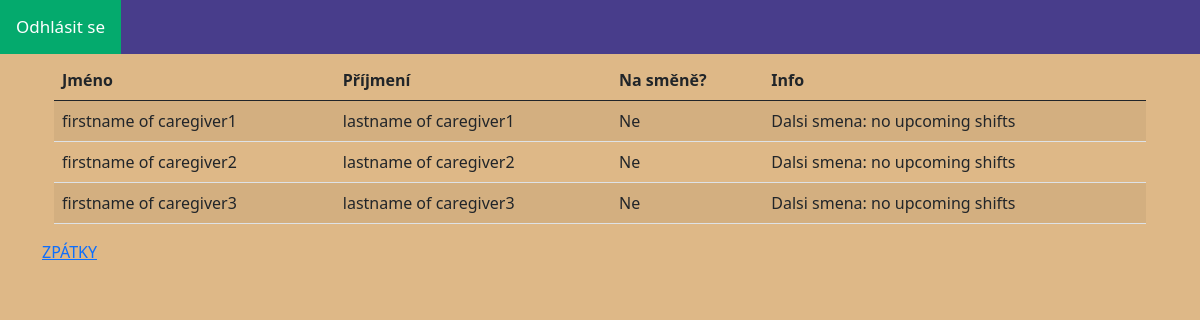
/klient/seznam-opatrovniku/ (signed in), run on an earlier commit of the app's database.
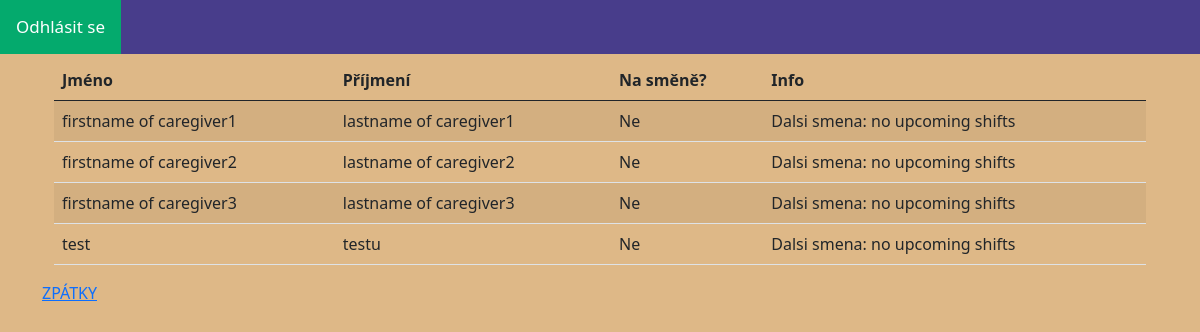
And on a later commit of the database.
### caregiver/models.py (models this page shows)
class Caregiver(models.Model):
    user = models.OneToOneField(User, on_delete=models.CASCADE, default='', related_name='caregiver_profile')
    first_name = models.CharField(max_length=150)
    surname = models.CharField(max_length=150)
    start_date = models.DateField(default=datetime.now())
    objects = models.Manager()
    class ShiftManager(models.Manager):
        def create_shift(self, caregiver, date_of_shift, start, end):
            return self.create(caregiver=caregiver, date_of_shift=date_of_shift, start=start, end=end)
    shifts = ShiftManager()

### patient/decorators.py (the view)
    def _wrapped_view(request, *args, **kwargs):
        if request.user.is_authenticated:
            groups = request.user.groups.values_list('name', flat=True)
            if 'Patients' in groups:
                return view_func(request, *args, **kwargs)
            elif 'Admins' in groups:
                messages.success(request, 'Na tuto část webu nemáte stupid.')
                return redirect('administration')
            elif 'Caregivers' in groups:
                messages.success(request, 'Na tuto část webu nemáte přístup.')
                return redirect('index_caregiver')
            else:
                messages.success(request, 'Obraťte se IT podporu.')
                return redirect('login_user')
        else:
            messages.success(request, 'Pro přístup do aplikace se přihlašte.')
            return redirect('login_user')

### patient/templates/caregivers_list.html (shortened to what this page needs)
{% extends 'base_patient.html' %}
{% block content %}
    <div class="container">
      <table class="table table-striped">
        <thead class="thead-dark">
            <tr>
                <th scope="col">Jméno</th>
                <th scope="col">Příjmení</th>
                <th scope="col">Na směně?</th>
                <th scope="col">Info</th>
            </tr>
        </thead>
        <tbody>
            {% for user_info in users_shift_info %}
            <tr>
                <td>{{ user_info.first_name }}</td>
                <td>{{ user_info.last_name }}</td>
                <td>{% if user_info.on_shift %} Ano {% else %} Ne {% endif %}</td>
                <td>{% if user_info.on_shift %} Do {{ user_info.shift_end }} {% else %} Dalsi smena: {{ user_info.next_shift_date }} {{ user_info.next_shift_start|time:"H:i" }} {% endif %}</td>
            </tr>
            {% endfor %}
        </tbody>
    </table>
    </div>
    <a href="{% url 'index_patient' %}">ZPÁTKY</a>
{% endblock %}

What changed in the data, as far as the page shows it:
added Caregiver: first_name "test", last_name "testu"
Also different on the page:
new list line: "Ne Dalsi smena: no upcoming shifts"
